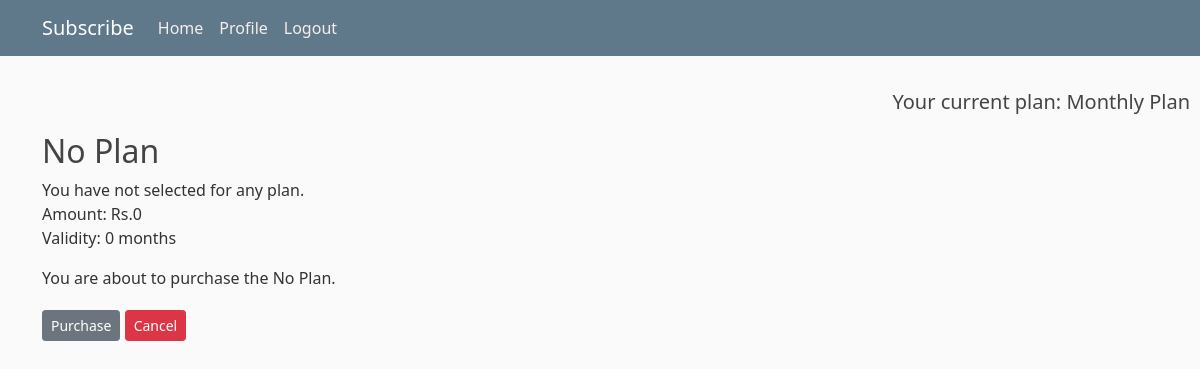
The app's page /plan/1 (signed in) with its own data.
### users/models.py (models this page shows, shortened)
class Profile(models.Model):
    user = models.OneToOneField(User, on_delete=models.CASCADE)
    image = models.ImageField(default='default.jpg', upload_to='profile_pics')
    subs_date = models.DateTimeField(null=True)
    plan_name = models.ForeignKey(Plan, default=1, on_delete=models.CASCADE)
    active_subs = models.BooleanField(default=False)

class Plan(models.Model):
    plan_name = models.CharField(max_length=100)
    amount = models.PositiveIntegerField()
    description = models.TextField()
    validity = models.IntegerField(default=0)
    def __str__(self):
        return self.plan_name

### users/views.py (the view)
# urls.py: path('plan/<int:pk>', user_view.plan_update, name='plan-detail'),
@login_required
def plan_update(request, pk=1):
    if request.method == 'POST':
        plan_id = int(request.POST.get('plan_id'))
        plan = get_object_or_404(Plan, pk=pk)
        Profile.objects.filter(user=request.user).update(plan_name=plan,
                                                               subs_date=datetime.datetime.now(),
                                                         active_subs=True)
        messages.success(request, f'You have been subscribed!')
        return redirect('user-home')
    else:
        plan = get_object_or_404(Plan, pk=pk)
        context = {
            'plan': plan
            }
        return render(request, 'users/plan_detail.html', context)

### users/templates/users/plan_detail.html (shortened to what this page needs)
{% extends "users/base.html" %}
{% block content %}
        <h2 class="article-title">{{ plan.plan_name }}</h2>
        <p class="article-content">{{ plan.description }}<br>Amount: Rs.{{ plan.amount }}<br>Validity: {{plan.validity}} months</p>
        <p>You are about to purchase the {{ plan.plan_name }}.</p>
      </div>
  <div>
      <form method="POST">
          <input class="btn btn-secondary btn-sm mt-1 mb-1" type="submit" value="Purchase">
          <a class="btn btn-danger btn-sm mt-1 mb-1" href="{% url 'user-home' %}">Cancel</a>
      </form>
  </div>
{% endblock %}

### users/templates/users/base.html (shortened to what this page needs)
{% load static %}
<!DOCTYPE html>
<html lang="en">
<head>
    <link href="https://cdn.jsdelivr.net/npm/bootstrap@5.0.1/dist/css/bootstrap.min.css" rel="stylesheet">
    <link rel="stylesheet" type="text/css" href="{% static 'users/main.css' %}">
</head>
<body>
<header class="site-header">
  <nav class="navbar navbar-expand-md navbar-dark bg-steel fixed-top">
    <div class="container">
      <a class="navbar-brand mr-4" href="/ ">Subscribe</a>
      <div class="collapse navbar-collapse" id="navbarToggle">
        <div class="navbar-nav mr-auto">
          <a class="nav-item nav-link" href="{% url 'user-home' %}">Home</a>
        </div>
           <div class="navbar-nav">
            {% if user.is_authenticated %}
             <a class="nav-item nav-link" href="{% url 'profile' %}">Profile</a>
             <a class="nav-item nav-link" href="{% url 'logout' %}">Logout</a>
            {% else %}
              <a class="nav-item nav-link" href="{% url 'login' %}">Login</a>
              <a class="nav-item nav-link" href="{% url 'register' %}">Register</a>
            {% endif %}
        </div>
      </div>
    </div>
  </nav>
</header>
{% if user.is_authenticated %}
<h5 style="text-align: right; padding:10px;">Your current plan: {{ user.profile.plan_name }}</h5>
{% endif %}
<main role="main" class="container">
  <div class="row">
      {% block content %}{% endblock %}
</main>
</body>
</html>

### users/static/users/main.css (style rules this page uses)
body { background: #fafafa; color: #333333; margin-top: 5rem; }
h1, h2, h3, h4, h5, h6 { color: #444444; }
.bg-steel { background-color: #5f788a; }
.site-header .navbar-nav .nav-link { color: #f8eded; }
.article-title { color: #444444; }
.article-content { white-space: pre-line; }
a:link { text-decoration: none; }

### records on screen
Plan: plan_name "No Plan", description "You have not selected for any plan.", amount "0", validity "0"

### other values on screen
{{ user.profile.plan_name }} "Monthly Plan"
